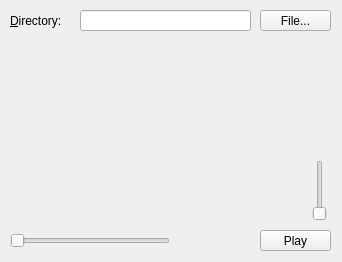
<?xml version="1.0" encoding="UTF-8"?>
<ui version="4.0">
 <class>MusicPlayer</class>
 <widget class="QWidget" name="MusicPlayer">
  <property name="geometry">
   <rect>
    <x>0</x>
    <y>0</y>
    <width>342</width>
    <height>262</height>
   </rect>
  </property>
  <property name="windowTitle">
   <string>MusicPlayer</string>
  </property>
  <widget class="QLabel" name="label">
   <property name="geometry">
    <rect>
     <x>10</x>
     <y>10</y>
     <width>61</width>
     <height>21</height>
    </rect>
   </property>
   <property name="text">
    <string>&amp;Directory:</string>
   </property>
   <property name="buddy">
    <cstring>filePath</cstring>
   </property>
  </widget>
  <widget class="QLineEdit" name="filePath">
   <property name="geometry">
    <rect>
     <x>80</x>
     <y>10</y>
     <width>171</width>
     <height>21</height>
    </rect>
   </property>
   <property name="readOnly">
    <bool>true</bool>
   </property>
  </widget>
  <widget class="QPushButton" name="playButton">
   <property name="geometry">
    <rect>
     <x>260</x>
     <y>230</y>
     <width>71</width>
     <height>21</height>
    </rect>
   </property>
   <property name="text">
    <string>Play</string>
   </property>
  </widget>
  <widget class="QPushButton" name="selectLocalMusicBtn">
   <property name="geometry">
    <rect>
     <x>260</x>
     <y>10</y>
     <width>71</width>
     <height>21</height>
    </rect>
   </property>
   <property name="text">
    <string>File...</string>
   </property>
  </widget>
  <widget class="QSlider" name="playProgress_Slider">
   <property name="geometry">
    <rect>
     <x>10</x>
     <y>230</y>
     <width>160</width>
     <height>22</height>
    </rect>
   </property>
   <property name="orientation">
    <enum>Qt::Horizontal</enum>
   </property>
  </widget>
  <widget class="QLabel" name="durationLabel">
   <property name="geometry">
    <rect>
     <x>180</x>
     <y>230</y>
     <width>71</width>
     <height>21</height>
    </rect>
   </property>
   <property name="text">
    <string/>
   </property>
  </widget>
  <widget class="QSlider" name="playVolume_Slider">
   <property name="geometry">
    <rect>
     <x>310</x>
     <y>160</y>
     <width>20</width>
     <height>61</height>
    </rect>
   </property>
   <property name="orientation">
    <enum>Qt::Vertical</enum>
   </property>
  </widget>
 </widget>
 <layoutdefault spacing="6" margin="11"/>
 <resources/>
 <connections/>
</ui>
